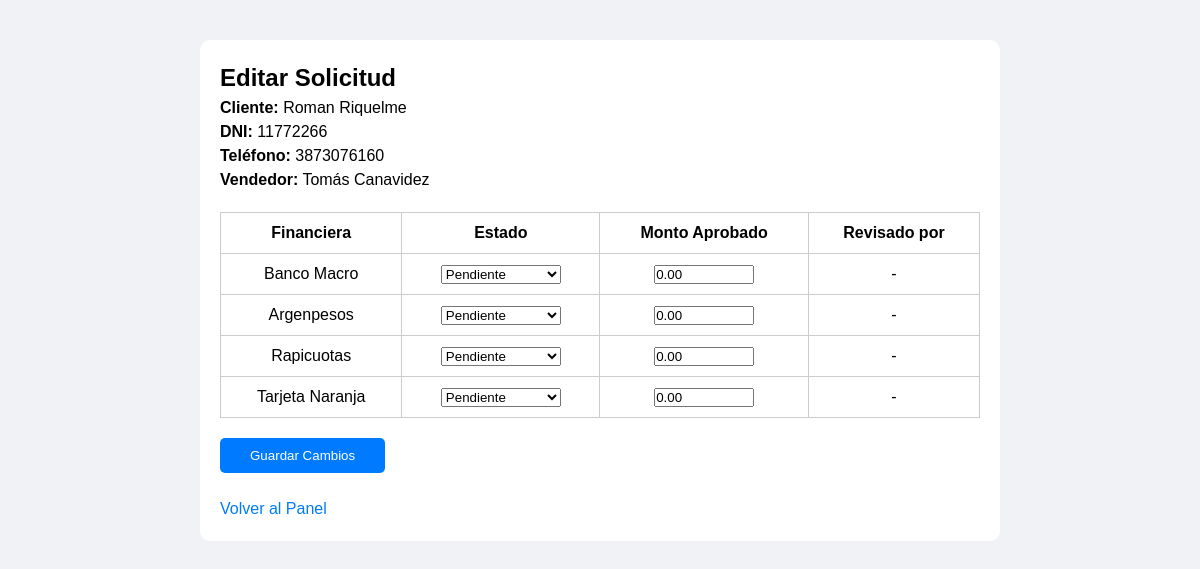
Screenshot of /editar_solicitud.php?id=4 (signed in) with the database file from the repository.
### tables this page shows
CREATE TABLE `solicitudes` (
  `id` int(11) NOT NULL,
  `vendedor_id` int(11) NOT NULL,
  `cliente_nombre` varchar(100) NOT NULL,
  `dni_cliente` varchar(20) NOT NULL,
  `telefono_cliente` varchar(20) DEFAULT NULL,
  `creado_en` timestamp NOT NULL DEFAULT current_timestamp(),
  `revisado_por` int(11) DEFAULT NULL
);

CREATE TABLE `usuarios` (
  `id` int(11) NOT NULL,
  `usuario` varchar(50) NOT NULL,
  `nombre` varchar(100) NOT NULL,
  `email` varchar(100) NOT NULL,
  `password` varchar(255) NOT NULL,
  `rol` enum('vendedor','administrativo') NOT NULL
);

CREATE TABLE `solicitudes_financieras` (
  `id` int(11) NOT NULL,
  `solicitud_id` int(11) NOT NULL,
  `financiera` varchar(50) NOT NULL,
  `estado` enum('Pendiente','Aprobado','Rechazado') DEFAULT 'Pendiente',
  `monto_aprobado` decimal(12,2) DEFAULT 0.00,
  `observaciones` text DEFAULT NULL,
  `revisado_por` int(11) DEFAULT NULL
);

### editar_solicitud.php (the view, shortened to what this page needs)
<?php
require 'config.php';
$solicitud_id = intval($_GET['id']);
$stmt = $conn->prepare("SELECT s.*, u.nombre AS vendedor FROM solicitudes s JOIN usuarios u ON s.vendedor_id = u.id WHERE s.id = ?");
$stmt->bind_param("i", $solicitud_id);
$stmt->execute();
$res = $stmt->get_result();
$solicitud = $res->fetch_assoc();
$stmt2 = $conn->prepare("SELECT f.*, u.nombre AS revisado_nombre FROM solicitudes_financieras f LEFT JOIN usuarios u ON f.revisado_por = u.id WHERE solicitud_id = ?");
$stmt2->bind_param("i", $solicitud_id);
$stmt2->execute();
$financieras = $stmt2->get_result();
?>
<!DOCTYPE html>
<html lang="es">
<head>
</head>
<body>
<div class="container">
    <h2>Editar Solicitud</h2>
    <p><strong>Cliente:</strong> <?= htmlspecialchars($solicitud['cliente_nombre']) ?></p>
    <p><strong>DNI:</strong> <?= htmlspecialchars($solicitud['dni_cliente']) ?></p>
    <p><strong>Teléfono:</strong> <?= htmlspecialchars($solicitud['telefono_cliente']) ?></p>
    <p><strong>Vendedor:</strong> <?= htmlspecialchars($solicitud['vendedor']) ?></p>
    <form method="post">
        <table>
            <tr>
                <th>Financiera</th>
                <th>Estado</th>
                <th>Monto Aprobado</th>
                <th>Revisado por</th>
            </tr>
            <?php while ($fin = $financieras->fetch_assoc()) { ?>
            <tr>
                <td><?= htmlspecialchars($fin['financiera']) ?></td>
                <td>
                    <select name="estado[]">
                        <option value="Pendiente" <?= ($fin['estado']=='Pendiente') ? 'selected' : '' ?>>Pendiente</option>
                    </select>
                </td>
                <td><input type="number" name="monto[]" step="1000" value="<?= $fin['monto_aprobado'] ?>"></td>
                <td><?= $fin['revisado_nombre'] ?? '-' ?></td>
            </tr>
            <?php } ?>
        </table>
        <button type="submit">Guardar Cambios</button>
    </form>
    <br><a href="admin_panel.php">Volver al Panel</a>
</div>
</body>
</html>

### editar_solicitud.php (style rules this page uses)
* { margin: 0; padding: 0; box-sizing: border-box; }
.container { max-width: 1200px; margin: 0 auto; padding: 0 15px; }
body { font-family: Arial, sans-serif; font-size: 16px; line-height: 1.5; }
body { font-family: Arial, sans-serif; background-color: #f0f2f5; }
.container { width: 90%; max-width: 800px; margin: 40px auto; background: #fff; padding: 20px; border-radius: 10px; }
table { width: 100%; border-collapse: collapse; margin-top: 20px; }
table, th, td { border: 1px solid #ccc; padding: 8px; text-align: center; }
input[type="number"] { width: 100px; }
select { width: 120px; }
button { margin-top: 20px; padding: 10px 30px; background-color: #007bff; color: white; border: none; border-radius: 5px; }
a { text-decoration: none; color: #007bff; }

### rows the page displays
solicitudes: cliente_nombre "Roman Riquelme", dni_cliente "11772266", telefono_cliente "3873076160", vendedor.nombre "Tomás Canavidez"
solicitudes_financieras: financiera "Banco Macro", estado "Pendiente", monto_aprobado "0.00", revisado_nombre "-"
solicitudes_financieras: financiera "Argenpesos", estado "Pendiente", monto_aprobado "0.00", revisado_nombre "-"
solicitudes_financieras: financiera "Rapicuotas", estado "Pendiente", monto_aprobado "0.00", revisado_nombre "-"
solicitudes_financieras: financiera "Tarjeta Naranja", estado "Pendiente", monto_aprobado "0.00", revisado_nombre "-"
